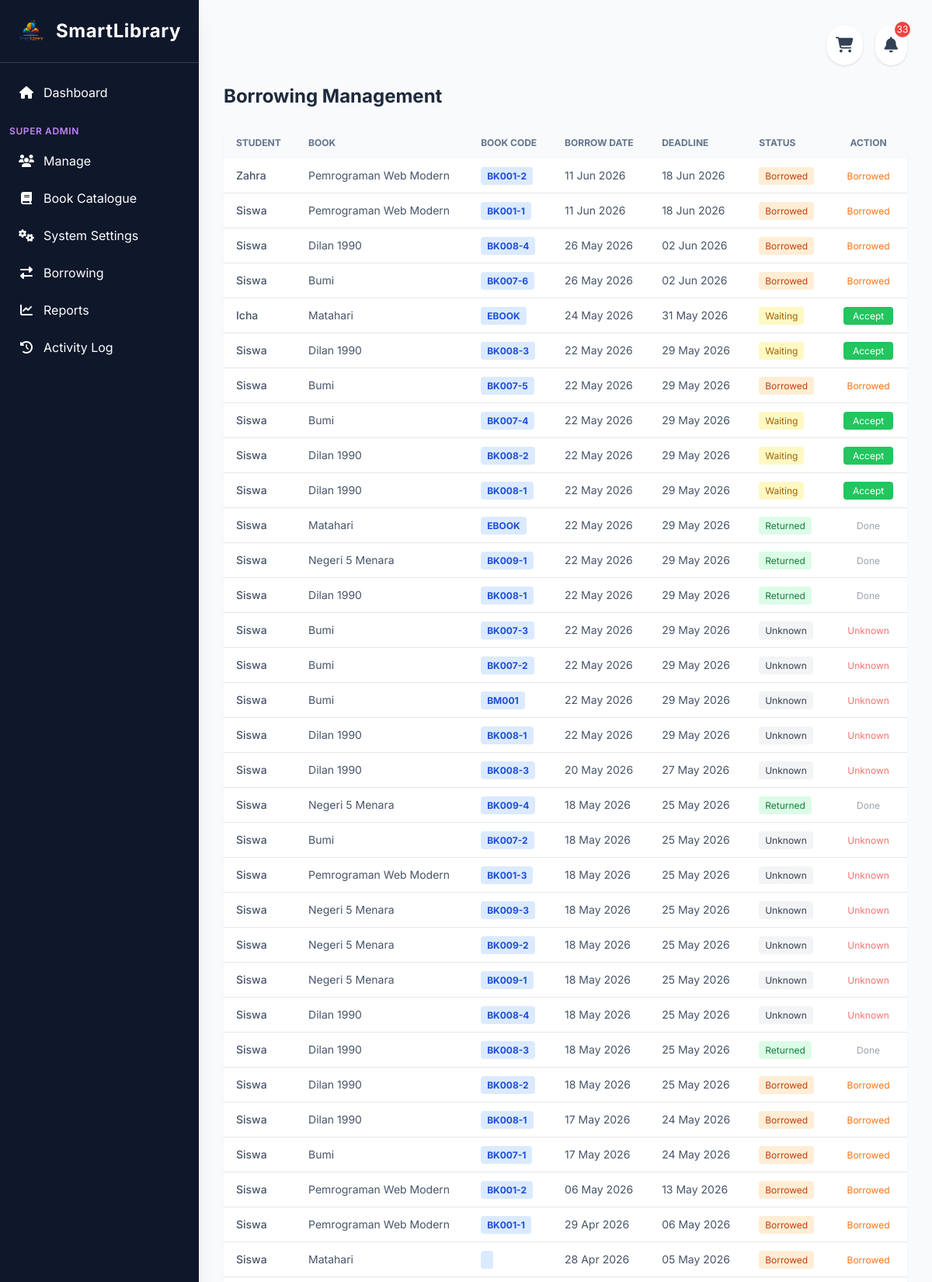
The page /modules/borrowings/index.php (signed in, upper part) on the database its author committed.
### tables this page shows
CREATE TABLE `peminjaman` (
  `id` int(11) NOT NULL,
  `user_id` int(11) NOT NULL,
  `buku_id` int(11) NOT NULL,
  `tanggal_pinjam` date NOT NULL,
  `tanggal_jatuh_tempo` date NOT NULL,
  `tanggal_kembali` date DEFAULT NULL,
  `status` enum('dipinjam','waiting','dikembalikan','terlambat') DEFAULT 'dipinjam',
  `kode_buku` varchar(20) DEFAULT NULL,
  `denda` int(11) DEFAULT 0,
  `nis` varchar(20) DEFAULT NULL
);

CREATE TABLE `users` (
  `id` int(11) NOT NULL,
  `nama` varchar(100) NOT NULL,
  `email` varchar(100) NOT NULL,
  `password` varchar(255) NOT NULL,
  `role` enum('super_admin','admin','siswa') DEFAULT 'siswa',
  `nis` varchar(20) DEFAULT NULL,
  `google_id` varchar(255) DEFAULT NULL,
  `avatar` varchar(255) DEFAULT NULL,
  `created_at` timestamp NOT NULL DEFAULT current_timestamp(),
  `status` enum('aktif','nonaktif') DEFAULT 'aktif'
);

CREATE TABLE `buku` (
  `id` int(11) NOT NULL,
  `judul` varchar(255) NOT NULL,
  `penulis` varchar(100) NOT NULL,
  `kategori_id` int(11) DEFAULT NULL,
  `stok` int(11) DEFAULT 0,
  `tahun_terbit` int(11) DEFAULT NULL,
  `cover` varchar(255) DEFAULT 'https://placehold.co/100x150',
  `deskripsi` text DEFAULT NULL,
  `tipe` enum('fisik','ebook') DEFAULT NULL,
  `kode_buku` varchar(20) DEFAULT NULL
);

### modules/borrowings/index.php (the view, shortened to what this page needs)
<?php
include '../../includes/header.php';
$role = $_SESSION['role'];
if (
    $role === 'admin' ||
    $role === 'super_admin'
) {
    $query = "
        SELECT
            p.*,
            u.nama as siswa_nama,
            b.judul
        FROM peminjaman p
        JOIN users u
            ON p.user_id = u.id
        JOIN buku b
            ON p.buku_id = b.id
        ORDER BY p.id DESC
    ";
}
$result = mysqli_query($koneksi, $query);
?>
<h1 class="text-2xl font-bold mb-6">
    <?php echo (
        $role === 'admin' ||
        $role === 'super_admin'
    )
        ? 'Borrowing Management'
        : 'My Borrowing History'; ?>
</h1>
<div class="bg-white rounded-lg shadow-sm overflow-hidden">
<table class="w-full text-sm text-left text-slate-600">
<thead class="bg-slate-50 text-xs uppercase text-slate-500">
<tr>
    <?php if(
        $role === 'admin' ||
        $role === 'super_admin'
    ): ?>
        <th class="px-4 py-3">
            Student
        </th>
    <?php endif; ?>
    <th class="px-4 py-3">
        Book
    </th>
    <th class="px-4 py-3">
        Book Code
    </th>
    <th class="px-4 py-3">
        Borrow Date
    </th>
    <th class="px-4 py-3">
        Deadline
    </th>
    <th class="px-4 py-3">
        Status
    </th>
    <th class="px-4 py-3 text-center">
        Action
    </th>
</tr>
</thead>
<tbody>
<?php while($row = mysqli_fetch_assoc($result)): ?>
<?php
$status = strtolower(trim($row['status']));
if ($status == 'dipinjam') {
    $statusText  = 'Borrowed';
    $statusClass = 'bg-orange-100 text-orange-700';
} elseif ($status == 'waiting') {
    $statusText  = 'Waiting';
    $statusClass = 'bg-yellow-100 text-yellow-700';
} elseif ($status == 'dikembalikan') {
    $statusText  = 'Returned';
    $statusClass = 'bg-green-100 text-green-700';
} else {
    $statusText  = 'Unknown';
    $statusClass = 'bg-gray-100 text-gray-700';
}
?>
<tr class="border-b hover:bg-slate-50">
<?php if(
    $role === 'admin' ||
    $role === 'super_admin'
): ?>
<td class="px-4 py-3 font-medium">
    <?php echo htmlspecialchars($row['siswa_nama']); ?>
</td>
<?php endif; ?>
<td class="px-4 py-3">
    <?php echo htmlspecialchars($row['judul']); ?>
</td>
<td class="px-4 py-3">
    <span class="bg-blue-100 text-blue-700 px-2 py-1 rounded text-xs font-bold">
        <?php echo htmlspecialchars($row['kode_buku']); ?>
    </span>
</td>
<td class="px-4 py-3">
    <?php echo date(
        'd M Y',
        strtotime($row['tanggal_pinjam'])
    ); ?>
</td>
<td class="px-4 py-3">
    <?php echo date(
        'd M Y',
        strtotime($row['tanggal_jatuh_tempo'])
    ); ?>
</td>
<td class="px-4 py-3">
    <span class="<?php echo $statusClass; ?> px-2 py-1 rounded text-xs">
        <?php echo $statusText; ?>
    </span>
</td>
<td class="px-4 py-3 text-center">
<?php if($role === 'siswa'): ?>
    <?php if($status == 'dipinjam'): ?>
        <a
            href="request_return.php?id=<?php echo $row['id']; ?>"
            class="bg-green-500 hover:bg-green-600 text-white px-3 py-1 rounded text-xs"
        >
            Request Return
        </a>
    <?php elseif($status == 'waiting'): ?>
        <button
            class="bg-yellow-100 text-yellow-700 px-3 py-1 rounded text-xs cursor-not-allowed"
        >
            Waiting
        </button>
    <?php elseif($status == 'dikembalikan'): ?>
        <span class="text-gray-400 text-xs">
            Done
        </span>
    <?php else: ?>
        <span class="text-red-400 text-xs">
            Unknown
        </span>
    <?php endif; ?>
<?php else: ?>
    <?php if($status == 'waiting'): ?>
        <a
            href="request_return.php?id=<?php echo $row['id']; ?>"
            class="bg-green-500 hover:bg-green-600 text-white px-3 py-1 rounded text-xs"
        >
            Accept
        </a>
    <?php elseif($status == 'dipinjam'): ?>
        <span class="text-orange-500 text-xs">
            Borrowed
        </span>
    <?php elseif($status == 'dikembalikan'): ?>
        <span class="text-gray-400 text-xs">
            Done
        </span>
    <?php else: ?>
        <span class="text-red-400 text-xs">
            Unknown
        </span>
    <?php endif; ?>
<?php endif; ?>
</td>
</tr>
<?php endwhile; ?>
</tbody>
</table>
</div>
<?php include '../../includes/footer.php'; ?>

### rows shown on the page
peminjaman: user.nama "Zahra", buku.judul "Pemrograman Web Modern", kode_buku "BK001-2", tanggal_pinjam "11 Jun 2026", tanggal_jatuh_tempo "18 Jun 2026", status "Borrowed"
peminjaman: user.nama "Siswa", buku.judul "Pemrograman Web Modern", kode_buku "BK001-1", tanggal_pinjam "11 Jun 2026", tanggal_jatuh_tempo "18 Jun 2026", status "Borrowed"
peminjaman: user.nama "Siswa", buku.judul "Dilan 1990", kode_buku "BK008-4", tanggal_pinjam "26 May 2026", tanggal_jatuh_tempo "02 Jun 2026", status "Borrowed"
peminjaman: user.nama "Siswa", buku.judul "Bumi", kode_buku "BK007-6", tanggal_pinjam "26 May 2026", tanggal_jatuh_tempo "02 Jun 2026", status "Borrowed"
peminjaman: user.nama "Icha", buku.judul "Matahari", kode_buku "EBOOK", tanggal_pinjam "24 May 2026", tanggal_jatuh_tempo "31 May 2026", status "Waiting"
peminjaman: user.nama "Siswa", buku.judul "Dilan 1990", kode_buku "BK008-3", tanggal_pinjam "22 May 2026", tanggal_jatuh_tempo "29 May 2026", status "Waiting"
peminjaman: user.nama "Siswa", buku.judul "Bumi", kode_buku "BK007-5", tanggal_pinjam "22 May 2026", tanggal_jatuh_tempo "29 May 2026", status "Borrowed"
peminjaman: user.nama "Siswa", buku.judul "Bumi", kode_buku "BK007-4", tanggal_pinjam "22 May 2026", tanggal_jatuh_tempo "29 May 2026", status "Waiting"
peminjaman: user.nama "Siswa", buku.judul "Dilan 1990", kode_buku "BK008-2", tanggal_pinjam "22 May 2026", tanggal_jatuh_tempo "29 May 2026", status "Waiting"
peminjaman: user.nama "Siswa", buku.judul "Dilan 1990", kode_buku "BK008-1", tanggal_pinjam "22 May 2026", tanggal_jatuh_tempo "29 May 2026", status "Waiting"
peminjaman: user.nama "Siswa", buku.judul "Matahari", kode_buku "EBOOK", tanggal_pinjam "22 May 2026", tanggal_jatuh_tempo "29 May 2026", status "Returned", shows "Done"
peminjaman: user.nama "Siswa", buku.judul "Negeri 5 Menara", kode_buku "BK009-1", tanggal_pinjam "22 May 2026", tanggal_jatuh_tempo "29 May 2026", status "Returned", shows "Done"
peminjaman: user.nama "Siswa", buku.judul "Dilan 1990", kode_buku "BK008-1", tanggal_pinjam "22 May 2026", tanggal_jatuh_tempo "29 May 2026", status "Returned", shows "Done"
peminjaman: user.nama "Siswa", buku.judul "Bumi", kode_buku "BK007-3", tanggal_pinjam "22 May 2026", tanggal_jatuh_tempo "29 May 2026", status "Unknown"
peminjaman: user.nama "Siswa", buku.judul "Bumi", kode_buku "BK007-2", tanggal_pinjam "22 May 2026", tanggal_jatuh_tempo "29 May 2026", status "Unknown"
peminjaman: user.nama "Siswa", buku.judul "Bumi", kode_buku "BM001", tanggal_pinjam "22 May 2026", tanggal_jatuh_tempo "29 May 2026", status "Unknown"
peminjaman: user.nama "Siswa", buku.judul "Dilan 1990", kode_buku "BK008-1", tanggal_pinjam "22 May 2026", tanggal_jatuh_tempo "29 May 2026", status "Unknown"
peminjaman: user.nama "Siswa", buku.judul "Dilan 1990", kode_buku "BK008-3", tanggal_pinjam "20 May 2026", tanggal_jatuh_tempo "27 May 2026", status "Unknown"
peminjaman: user.nama "Siswa", buku.judul "Negeri 5 Menara", kode_buku "BK009-4", tanggal_pinjam "18 May 2026", tanggal_jatuh_tempo "25 May 2026", status "Returned", shows "Done"
peminjaman: user.nama "Siswa", buku.judul "Bumi", kode_buku "BK007-2", tanggal_pinjam "18 May 2026", tanggal_jatuh_tempo "25 May 2026", status "Unknown"
peminjaman: user.nama "Siswa", buku.judul "Pemrograman Web Modern", kode_buku "BK001-3", tanggal_pinjam "18 May 2026", tanggal_jatuh_tempo "25 May 2026", status "Unknown"
peminjaman: user.nama "Siswa", buku.judul "Negeri 5 Menara", kode_buku "BK009-3", tanggal_pinjam "18 May 2026", tanggal_jatuh_tempo "25 May 2026", status "Unknown"
peminjaman: user.nama "Siswa", buku.judul "Negeri 5 Menara", kode_buku "BK009-2", tanggal_pinjam "18 May 2026", tanggal_jatuh_tempo "25 May 2026", status "Unknown"
peminjaman: user.nama "Siswa", buku.judul "Negeri 5 Menara", kode_buku "BK009-1", tanggal_pinjam "18 May 2026", tanggal_jatuh_tempo "25 May 2026", status "Unknown"
peminjaman: user.nama "Siswa", buku.judul "Dilan 1990", kode_buku "BK008-4", tanggal_pinjam "18 May 2026", tanggal_jatuh_tempo "25 May 2026", status "Unknown"
peminjaman: user.nama "Siswa", buku.judul "Dilan 1990", kode_buku "BK008-3", tanggal_pinjam "18 May 2026", tanggal_jatuh_tempo "25 May 2026", status "Returned", shows "Done"
peminjaman: user.nama "Siswa", buku.judul "Dilan 1990", kode_buku "BK008-2", tanggal_pinjam "18 May 2026", tanggal_jatuh_tempo "25 May 2026", status "Borrowed"
peminjaman: user.nama "Siswa", buku.judul "Dilan 1990", kode_buku "BK008-1", tanggal_pinjam "17 May 2026", tanggal_jatuh_tempo "24 May 2026", status "Borrowed"
peminjaman: user.nama "Siswa", buku.judul "Bumi", kode_buku "BK007-1", tanggal_pinjam "17 May 2026", tanggal_jatuh_tempo "24 May 2026", status "Borrowed"
peminjaman: user.nama "Siswa", buku.judul "Pemrograman Web Modern", kode_buku "BK001-2", tanggal_pinjam "06 May 2026", tanggal_jatuh_tempo "13 May 2026", status "Borrowed"
peminjaman: user.nama "Siswa", buku.judul "Pemrograman Web Modern", kode_buku "BK001-1", tanggal_pinjam "29 Apr 2026", tanggal_jatuh_tempo "06 May 2026", status "Borrowed"
peminjaman: user.nama "Siswa", buku.judul "Matahari", tanggal_pinjam "28 Apr 2026", tanggal_jatuh_tempo "05 May 2026", status "Borrowed"

### other values the page prints
$totalNotif "33"
